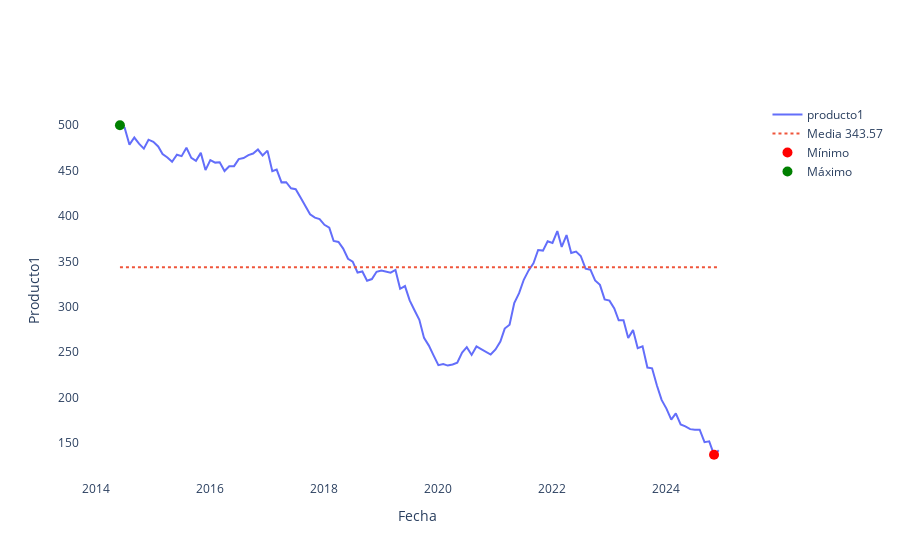

Notebook cell for this chart:
### Markdown cell above
## EDA para el producto 1 y su comportamiento a través del tiempo

### Code cell
# Se grafica la serie temporal de la columna "producto1"
plot_time_series(
    df=df,
    date_col="mes",
    value_col="producto1",
    x_label="Fecha",
    y_label="Producto1",
    title="",
    html_path=os.path.join(html_dir, "EDA_Producto1.html"),png_path=os.path.join(html_dir, "EDA_Producto1.png")
)
